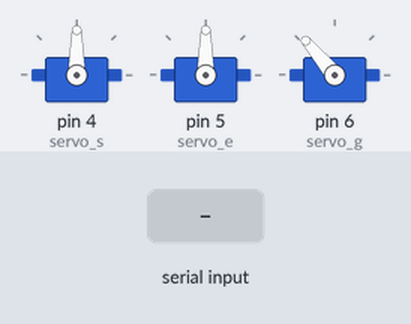
Bench run of a sketch on a simulated Arduino Uno, built with avr-gcc and run on an emulated ATmega328P. Parts: 3 × servo. The test bench sets the inputs (shaded band).

Above: at 1.2 s.
1.3 s: "90,45,200\n" received over Serial
At 3.6 s:
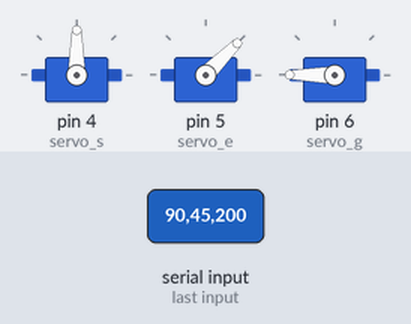
4.3 s: "30,150,10\n" received over Serial
At 4.75 s:
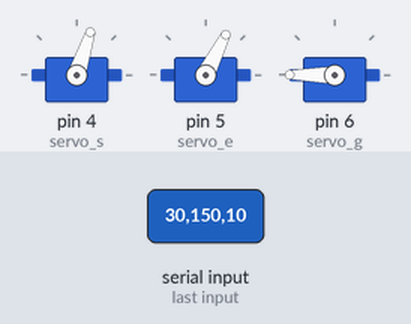
7.3 s: "1,90,45\n" received over Serial
At 9.29 s:
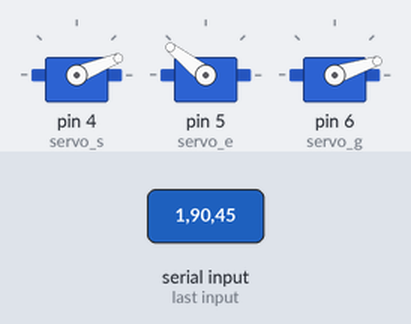
10.3 s: "90,45,200\n" received over Serial
At 10.81 s:
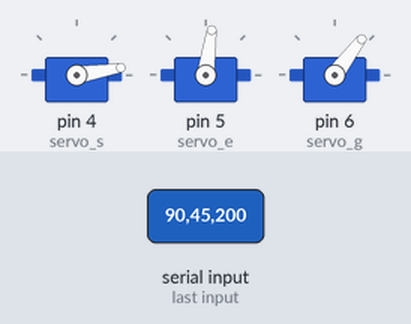
13.3 s: "1,90,45\n" received over Serial
At 15.27 s:
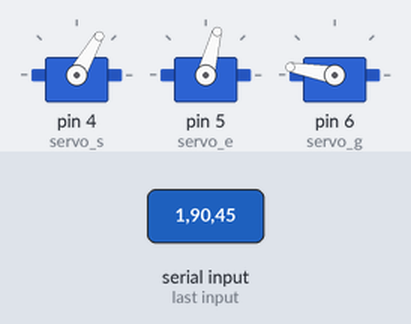
16.3 s: "30,150,10\n" received over Serial
At 18.9 s:
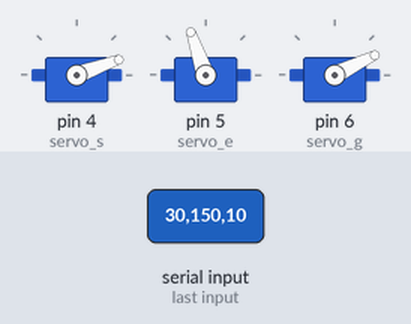
Timing chart, 0 to 20.3 s (numbered marks = the images above; inputs shaded):
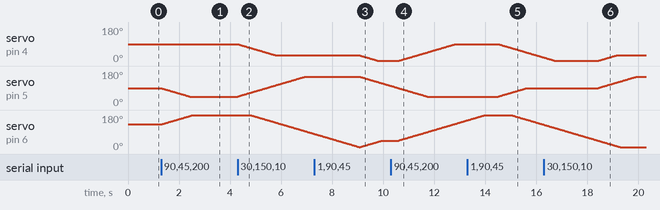

The sketch:

ENGR100robotarm.ino
```cpp
#include <Servo.h>

Servo servo_s;
Servo servo_e;
Servo servo_g;

int current1 = 90;
int current2 = 90;
int current3 = 130;

void setup() {
  Serial.begin(115200);

  servo_s.attach(4);
  servo_e.attach(5);
  servo_g.attach(6);

  servo_s.write(90);
  servo_e.write(90);
  servo_g.write(130);
}

void loop() {
  if (Serial.available() > 0) {
    String message = Serial.readStringUntil('\n');

    int separator1 = message.indexOf(',');
    int separator2 = message.indexOf(',', separator1 + 1);

    // Check message format
    if (separator1 == -1 || separator2 == -1) {
      return;
    }

    String first = message.substring(0, separator1);
    String second = message.substring(separator1 + 1, separator2);
    String third = message.substring(separator2 + 1);

    int angle1 = first.toInt();
    int angle2 = second.toInt();
    int angle3 = third.toInt();


while (current1 != angle1 || current2 != angle2 || current3 != angle3) {
  if (current1 < angle1) current1++;
  else if (current1 > angle1) current1--;

  if (current2 < angle2) current2++;
  else if (current2 > angle2) current2--;

  if (current3 < angle3) current3++;
  else if (current3 > angle3) current3--;

  servo_s.write(current1);
  servo_e.write(current2);
  servo_g.write(current3);

  delay(25);
}

    servo_s.write(angle1);
    servo_e.write(angle2);
    servo_g.write(angle3);
  }
}
```

Measured:
- after the input at 1.3 s, servo on pin 5 (servo_e): moves from 90° to 45° over 1.1 s, starting at once; servo on pin 6 (servo_g): moves from 130° to 180° over 1.2 s, starting at once
- after the input at 4.3 s, servo on pin 4 (servo_s): moves from 90° to 30° over 1.5 s, starting at once; servo on pin 5 (servo_e): moves from 45° to 150° over 2.6 s, starting at once; servo on pin 6 (servo_g): moves from 180° to 81° over 2.5 s, starting after 0.51 s
- after the input at 7.3 s, servo on pin 4 (servo_s): moves from 30° to 1° over 0.71 s, starting after 1.8 s; servo on pin 5 (servo_e): moves from 150° to 102° over 1.2 s, starting after 1.8 s
- after the input at 10.3 s, servo on pin 4 (servo_s): moves from 1° to 90° over 2.2 s, starting after 0.31 s; servo on pin 6 (servo_g): moves from 45° to 152° over 2.7 s, starting after 0.31 s
- after the input at 13.3 s, servo on pin 4 (servo_s): moves from 90° to 19° over 1.8 s, starting after 1.2 s; servo on pin 5 (servo_e): moves from 45° to 90° over 1.1 s, starting after 1.2 s
- after the input at 16.3 s, servo on pin 5 (servo_e): moves from 90° to 150° over 1.5 s, starting after 2.1 s
